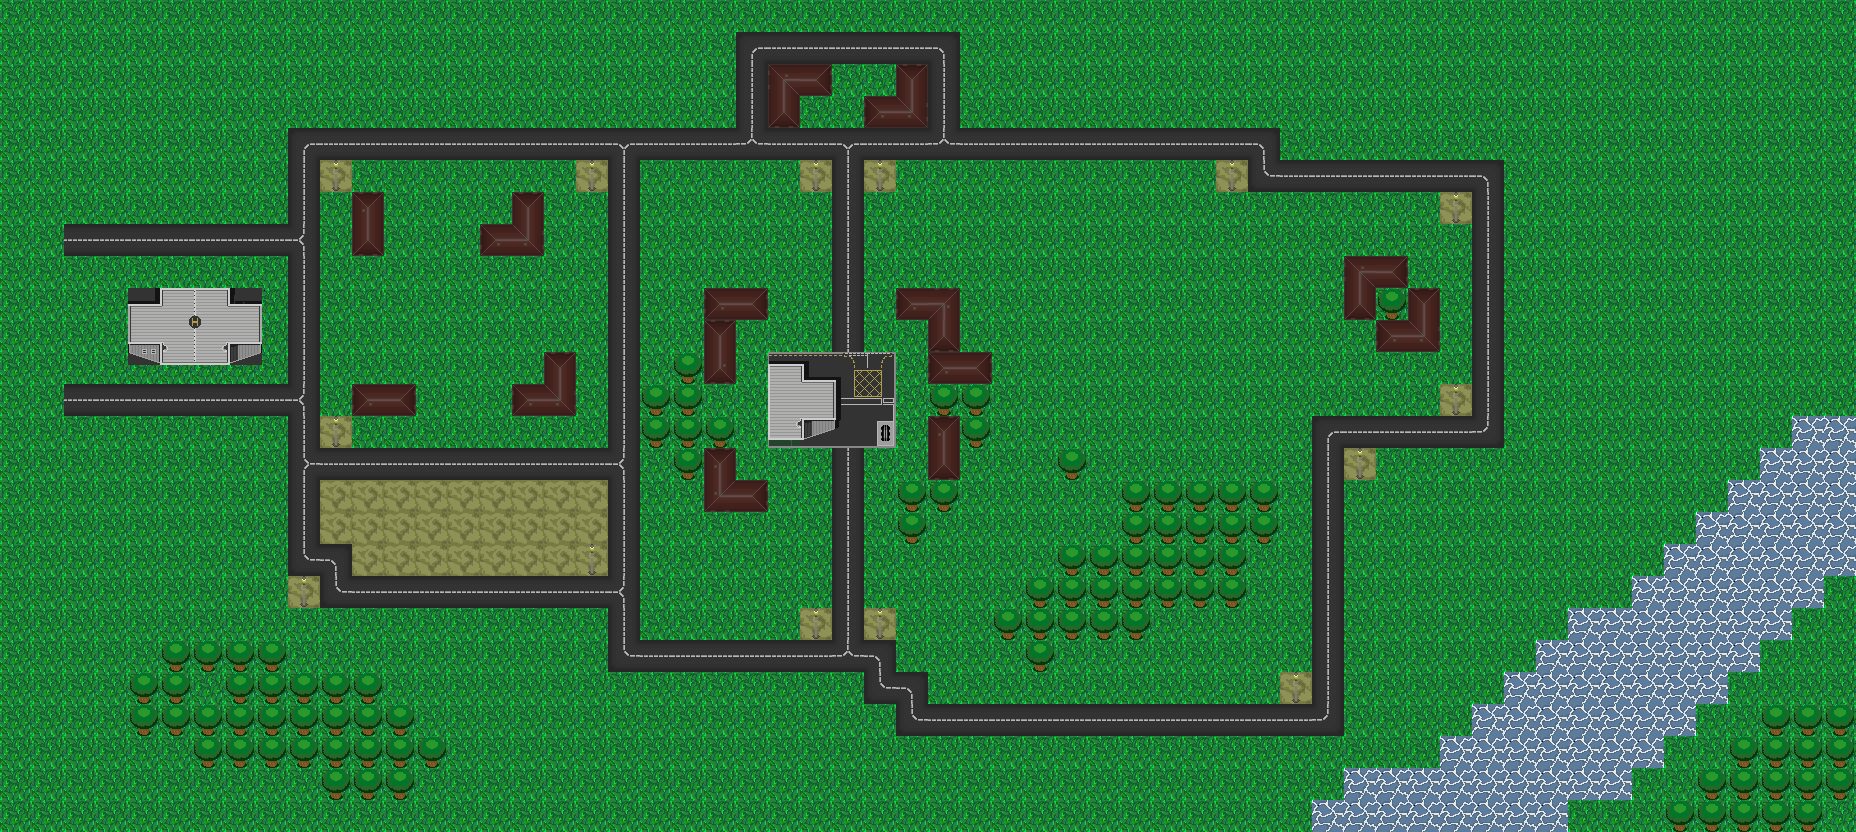

Rendered tile map (Tiled .tmx) drawn with the repository's tilesets; below, a short description and the map source with its tile grids summarised:
An orthogonal 58x26 tile map with 32x32 px tiles, 3 tile layers (Collisions, Buildings, TreesAndBuildings).

<map version="1.2" tiledversion="1.3.0" orientation="orthogonal" renderorder="right-down" compressionlevel="0" width="58" height="26" tilewidth="32" tileheight="32" infinite="0" nextlayerid="5" nextobjectid="1">
 <tileset firstgid="1" source="NPTiles.tsx" />
 <layer id="4" name="Collisions" width="58" height="26" locked="1">
  <data>[1508 cells, 1508 non-empty, 2 distinct tile ids]</data>
 </layer>
 <layer id="1" name="Buildings" width="58" height="26" locked="1">
  <data>[1508 cells, 1508 non-empty, 12 distinct tile ids]</data>
 </layer>
 <layer id="2" name="TreesAndBuildings" width="58" height="26" locked="1">
  <data>[1508 cells, 174 non-empty, 40 distinct tile ids]</data>
 </layer>
</map>